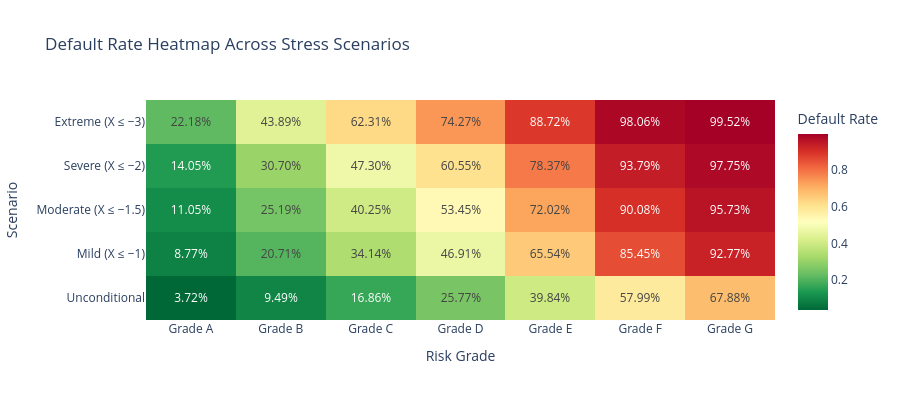

The notebook cell saved with this chart:
### Markdown cell above
## Survival Copula for Clustered Defaults

The joint survival function can be expressed via the **survival Gaussian copula**:

$$\bar{C}(u_1, \ldots, u_K) = P(U_1 > u_1, \ldots, U_K > u_K)$$

For the one-factor Gaussian copula:

$$\bar{C}(u_1, \ldots, u_K) = \int_{-\infty}^{\infty} \prod_{k=1}^{K} \left[ 1 - \Phi\!\left(\frac{\Phi^{-1}(u_k) - \sqrt{\rho_k}\, x}{\sqrt{1 - \rho_k}}\right) \right] \phi(x)\, dx$$

So by Sklar's theorem, the joint survival function of default counts is:

$$P(D_1 > d_1, \ldots, D_K > d_K) = \bar{C}\!\big(F_1(d_1), \ldots, F_K(d_K)\big)$$

where $F_k$ is the marginal CDF of defaults in cluster $k$.

### Code cell
scenario_data = {
    'Unconditional': (X_draws >= -np.inf) & (X_draws <= np.inf), 
    'Mild (X ≤ −1)': X_draws <= -1,
    'Moderate (X ≤ −1.5)': X_draws <= -1.5,
    'Severe (X ≤ −2)': X_draws <= -2,
    'Extreme (X ≤ −3)': X_draws <= -3,
}

scenario_names = list(scenario_data.keys())
dr_matrix = np.zeros((len(scenario_names), K))

for i, (name, mask) in enumerate(scenario_data.items()):
    n_paths = mask.sum()
    if n_paths < 10:
        print(f"Warning: {name} has only {n_paths} paths")
    for k in range(K):
        dr_matrix[i, k] = default_counts[mask, k].mean() / n_k[k]

fig = go.Figure(data=go.Heatmap(
    z=dr_matrix,
    x=[f'Grade {g}' for g in grades],
    y=scenario_names,
    colorscale='RdYlGn_r',
    text=[[f'{val:.2%}' for val in row] for row in dr_matrix],
    texttemplate='%{text}',
    textfont={"size": 12},
    colorbar_title="Default Rate"
))

fig.update_layout(
    title="Default Rate Heatmap Across Stress Scenarios",
    xaxis_title="Risk Grade",
    yaxis_title="Scenario",
    template="plotly_white",
    height=400
)
fig.show()

### Figure 1 — Plotly figure (JSON) as saved in the notebook; plotly's stock layout.template omitted (floating-point values rounded to 4 significant figures)
{"data": [{"colorbar": {"title": {"text": "Default Rate"}}, "colorscale": [[0, "rgb(0,104,55)"], [0.1, "rgb(26,152,80)"], [0.2, "rgb(102,189,99)"], [0.3, "rgb(166,217,106)"], [0.4, "rgb(217,239,139)"], [0.5, "rgb(255,255,191)"], [0.6, "rgb(254,224,139)"], [0.7, "rgb(253,174,97)"], [0.8, "rgb(244,109,67)"], [0.9, "rgb(215,48,39)"], [1, "rgb(165,0,38)"]], "text": [["3.72%", "9.49%", "16.86%", "25.77%", "39.84%", "57.99%", "67.88%"], ["8.77%", "20.71%", "34.14%", "46.91%", "65.54%", "85.45%", "92.77%"], ["11.05%", "25.19%", "40.25%", "53.45%", "72.02%", "90.08%", "95.73%"], ["14.05%", "30.70%", "47.30%", "60.55%", "78.37%", "93.79%", "97.75%"], ["22.18%", "43.89%", "62.31%", "74.27%", "88.72%", "98.06%", "99.52%"]], "textfont": {"size": 12}, "texttemplate": "%{text}", "type": "heatmap", "x": ["Grade A", "Grade B", "Grade C", "Grade D", "Grade E", "Grade F", "Grade G"], "y": ["Unconditional", "Mild (X ≤ −1)", "Moderate (X ≤ −1.5)", "Severe (X ≤ −2)", "Extreme (X ≤ −3)"], "z": [[0.03718, 0.09492, 0.1686, 0.2577, 0.3984, 0.5799, 0.6788], [0.08771, 0.2071, 0.3414, 0.4691, 0.6554, 0.8545, 0.9277], [0.1105, 0.2519, 0.4025, 0.5345, 0.7202, 0.9008, 0.9573], [0.1405, 0.307, 0.473, 0.6055, 0.7837, 0.9379, 0.9775], [0.2218, 0.4389, 0.6231, 0.7427, 0.8872, 0.9806, 0.9952]]}], "layout": {"height": 400, "title": {"text": "Default Rate Heatmap Across Stress Scenarios"}, "xaxis": {"title": {"text": "Risk Grade"}}, "yaxis": {"title": {"text": "Scenario"}}}}
